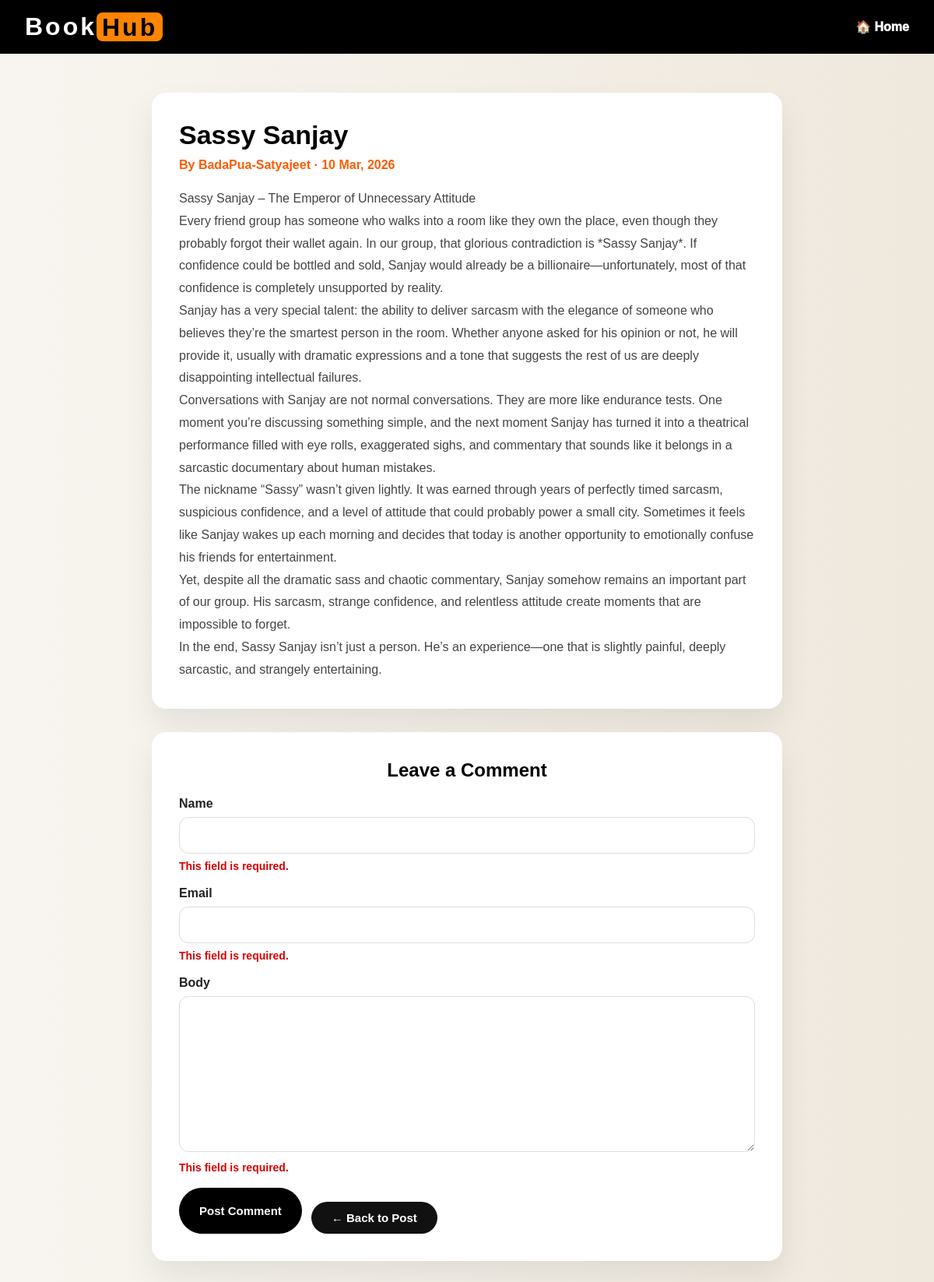
The page /14/comment/ on the database its author committed.
### blog/models.py (models this page shows, shortened)
class Post(models.Model):
    class Status(models.TextChoices):
        DRAFT='DF','DRAFT'
        PUBLISHED='PB','PUBLISHED'
    title=models.CharField(max_length=200)
    content=models.TextField()
    author=models.ForeignKey(settings.AUTH_USER_MODEL, on_delete=models.CASCADE, related_name='blog_post')
    slug=models.SlugField(unique_for_date='publish')
    created_at=models.DateTimeField(auto_now_add=True)
    updated_at=models.DateTimeField(auto_now=True)
    publish=models.DateTimeField(default=timezone.now)
    status=models.CharField(max_length=10,choices=Status.choices, default=Status.DRAFT)
    objects = models.Manager()
    published = PublishedManager()
    def get_absolute_url(self):
        return reverse('post_detail', kwargs={'id': self.id, 'year': self.created_at.year, 'month': self.created_at.month, 'date': self.created_at.day})
    class Meta:
        ordering = ['-publish']

### blog/views.py (the view)
# urls.py: path('<int:post_id>/comment/', views.post_comment, name='post_comment')
def post_comment(request, post_id):
    post = get_object_or_404( Post,id=post_id,status=Post.Status.PUBLISHED)
    comment = None
    form = CommentPostForm(data=request.POST)
    if form.is_valid():
        comment = form.save(commit=False)
        comment.post = post
        comment.save()
    return render(request,'blog/comment.html',{'post': post,'form': form,'comment': comment})

### blog/forms.py
class CommentPostForm(forms.ModelForm):
    class Meta:
        model=Comment
        fields = ['name','email','body']

### blog/templates/blog/comment.html (shortened to what this page needs)
{% extends "blog/base.html" %}
{% load static %}
{% block content %}
<header>
    <div class="logo">Book<span class="hub">Hub</span></div>
    <a href="{% url 'home' %}">🏠 Home</a>
</header>
<div class="container">
    <div class="card">
        <div class="post-title">{{ post.title }}</div>
        <div class="post-meta">
            By {{ post.author }} · {{ post.created_at|date:"d M, Y" }}
        </div>
        <div class="post-content">
            {{ post.content|linebreaks }}
        </div>
    </div>
    <div class="card">
        <h2 class="section-title">Leave a Comment</h2>
        {% if comment %}
            <div class="success-box">
                Your comment has been added successfully.
            </div>
            <div class="comment-preview">
                <h4>Comment Preview</h4>
                <p><strong>{{ comment.name }}</strong></p>
                <p>{{ comment.body|linebreaks }}</p>
            </div>
        {% else %}
            <form method="post">
                {% for field in form %}
                    <div class="form-group">
                        <label for="{{ field.id_for_label }}">{{ field.label }}</label>
                        {{ field }}
                        {{ field.errors }}
                    </div>
                {% endfor %}
                <div class="actions">
                    <button type="submit" class="submit-btn">Post Comment</button>
                    <a href="{{ post.get_absolute_url }}" class="back-btn">← Back to Post</a>
                </div>
            </form>
        {% endif %}
    </div>
</div>
{% endblock %}

### rows shown on the page
Post: title "Sassy Sanjay", author "BadaPua-Satyajeet", created_at "10 Mar, 2026", content "Sassy Sanjay – The Emperor of Unnecessary Attitude Every friend group has someone who walks into a room like they own the place, even though they probably forgot their wallet again. In our group, that glorious contradiction is *Sassy Sanjay*. If confidence could be bottled and sold, Sanjay would already be a billionaire—unfortunately, most of that confidence is completely unsupported by reality. Sanjay has a very special talent: the ability to deliver sarcasm with the elegance of someone who believes they’re the smartest person in the room. Whether anyone asked for his opinion or not, he will provide it, usually with dramatic expressions and a tone that suggests the rest of us are deeply…"

### other values the page prints
{{ field.label }} "Name" "Email" "Body"
{{ field.errors }} "This field is required." "This field is required." "This field is required."
